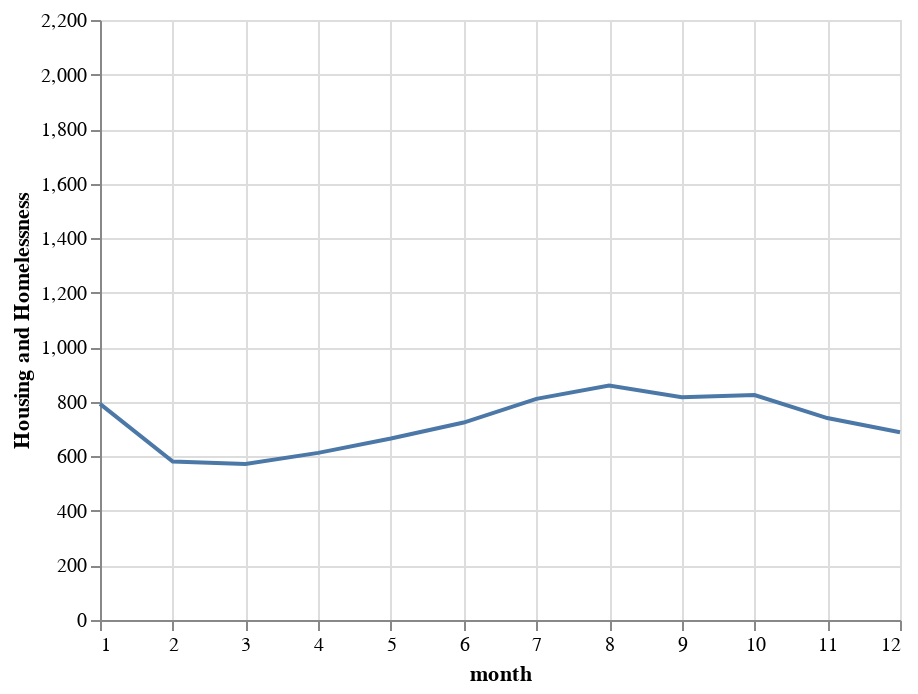

Notebook code for this chart:
### Code cell
alt.Chart(ts).mark_line().encode(
    x='month',
    y=alt.Y('Housing and Homelessness', scale=alt.Scale(type='linear', domain=(0, 2200)))
)

### Figure 1 — Vega-Lite specification as saved in the notebook (floating-point values rounded to 4 significant figures)
{"config": {"view": {"continuousWidth": 400, "continuousHeight": 300}}, "data": {"name": "data-d60e3b7af6909ee96b24c4b37391fb45"}, "mark": "line", "encoding": {"x": {"field": "month", "type": "quantitative"}, "y": {"field": "Housing and Homelessness", "scale": {"domain": [0, 2200], "type": "linear"}, "type": "quantitative"}}, "$schema": "https://vega.github.io/schema/vega-lite/v4.17.0.json", "datasets": {"data-d60e3b7af6909ee96b24c4b37391fb45": [{"month": 1, "Consumer Financial Questions": 424.0, "Education": 18.0, "Family and Children": 2126.0, "Health and Disability": 65.25, "Housing and Homelessness": 792.5, "Income Maintenance": 60.0, "Individual Rights": 198.0, "Juvenile": 9.5, "Other": 859.2, "Work, Employment and Unemployment": 242.2}, {"month": 2, "Consumer Financial Questions": 326.5, "Education": 16.5, "Family and Children": 1526.0, "Health and Disability": 51.25, "Housing and Homelessness": 581.2, "Income Maintenance": 53.5, "Individual Rights": 134.5, "Juvenile": 9.0, "Other": 631.2, "Work, Employment and Unemployment": 170.2}, {"month": 3, "Consumer Financial Questions": 344.8, "Education": 17.75, "Family and Children": 1614.0, "Health and Disability": 50.75, "Housing and Homelessness": 571.8, "Income Maintenance": 58.75, "Individual Rights": 145.5, "Juvenile": 4.75, "Other": 662.2, "Work, Employment and Unemployment": 178.0}, {"month": 4, "Consumer Financial Questions": 304.8, "Education": 16.0, "Family and Children": 1619.0, "Health and Disability": 50.0, "Housing and Homelessness": 612.8, "Income Maintenance": 60.75, "Individual Rights": 146.2, "Juvenile": 6.0, "Other": 679.8, "Work, Employment and Unemployment": 226.2}, {"month": 5, "Consumer Financial Questions": 324.2, "Education": 13.25, "Family and Children": 1762.0, "Health and Disability": 43.75, "Housing and Homelessness": 665.2, "Income Maintenance": 57.75, "Individual Rights": 146.8, "Juvenile": 6.25, "Other": 696.5, "Work, Employment and Unemployment": 201.5}, {"month": 6, "Consumer Financial Questions": 335.0, "Education": 13.0, "Family and Children": 1873.0, "Health and Disability": 49.5, "Housing and Homelessness": 724.0, "Income Maintenance": 46.75, "Individual Rights": 171.5, "Juvenile": 4.75, "Other": 759.8, "Work, Employment and Unemployment": 216.0}, {"month": 7, "Consumer Financial Questions": 381.5, "Education": 8.25, "Family and Children": 1966.0, "Health and Disability": 58.75, "Housing and Homelessness": 810.8, "Income Maintenance": 54.75, "Individual Rights": 188.0, "Juvenile": 7.5, "Other": 818.5, "Work, Employment and Unemployment": 225.0}, {"month": 8, "Consumer Financial Questions": 391.5, "Education": 19.25, "Family and Children": 2144.0, "Health and Disability": 54.25, "Housing and Homelessness": 859.5, "Income Maintenance": 61.0, "Individual Rights": 201.0, "Juvenile": 10.0, "Other": 867.8, "Work, Employment and Unemployment": 242.2}, {"month": 9, "Consumer Financial Questions": 362.8, "Education": 17.75, "Family and Children": 1997.0, "Health and Disability": 70.0, "Housing and Homelessness": 817.0, "Income Maintenance": 59.25, "Individual Rights": 185.0, "Juvenile": 9.5, "Other": 831.5, "Work, Employment and Unemployment": 212.2}, {"month": 10, "Consumer Financial Questions": 406.2, "Education": 21.5, "Family and Children": 1990.0, "Health and Disability": 61.25, "Housing and Homelessness": 825.0, "Income Maintenance": 57.75, "Individual Rights": 200.2, "Juvenile": 7.25, "Other": 878.0, "Work, Employment and Unemployment": 224.0}, {"month": 11, "Consumer Financial Questions": 365.2, "Education": 20.5, "Family and Children": 1814.0, "Health and Disability": 58.25, "Housing and Homelessness": 740.5, "Income Maintenance": 56.25, "Individual Rights": 173.2, "Juvenile": 9.5, "Other": 805.5, "Work, Employment and Unemployment": 204.5}, {"month": 12, "Consumer Financial Questions": 351.8, "Education": 16.75, "Family and Children": 1756.0, "Health and Disability": 63.75, "Housing and Homelessness": 688.5, "Income Maintenance": 45.5, "Individual Rights": 188.0, "Juvenile": 5.25, "Other": 773.2, "Work, Employment and Unemployment": 204.5}]}}
